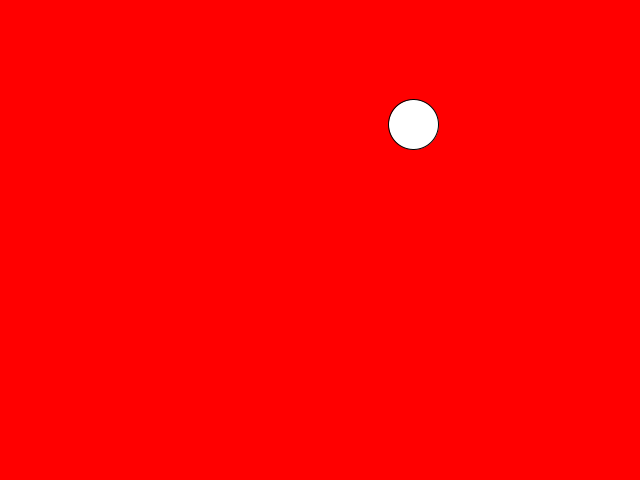
Frame 1 (no input)
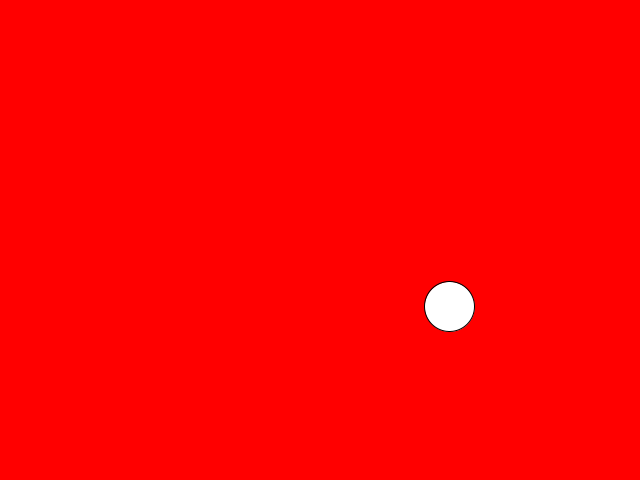
Frame 60 (the mouse pressed at the canvas centre just before this capture)
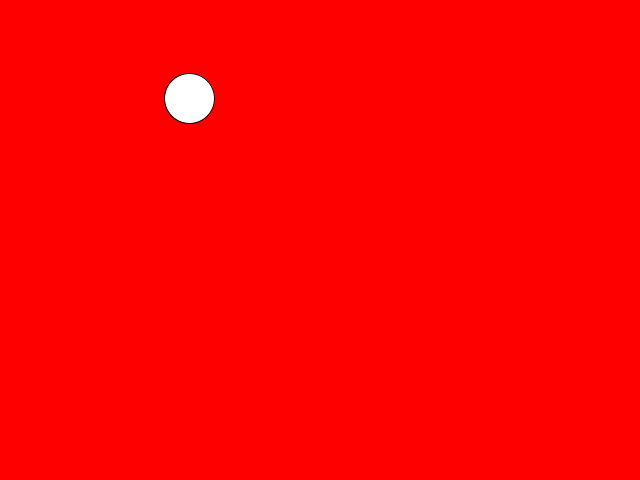
Frame 120 (the mouse held since frame 60 and released just before this capture)

The Processing sketch that drew these frames (run headless with seeded random() and noise(); from frame 60 on, the mouse is pressed at the canvas centre):

// Processing sketch: fil_rouge_4
// ── fil_rouge_4.pde
// déclaration de variables globales (qui vont être accessibles dans l'ensemble du programme)
int size;
float xpos, ypos;

// fonction d'initialisation de notre programme
void setup() {
  size(640, 480);
  size = 50;
  xpos = 65;
  ypos = 75;
  background(255, 0, 0);
}

// fonction tournant en boucle
void draw() {
  background(255, 0, 0);

  xpos = random(0, width);
  ypos = random(0, height);
  ellipse(xpos, ypos, size, size);
}
